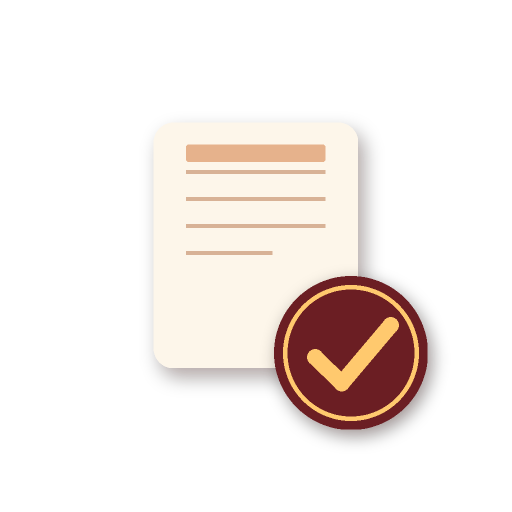
#> input picture mobile/assets/dashboard-pattern-tile.png, 1024 x 1024 px (shown at 1/2 size)
$ python -i preprocessing.py   (imports and definitions only)
#> lines starting #> are read from the running program, lines starting #| are printed output that depends on the picture; after the words box and inside, x2 and y2 are one past the last pixel; in counts of white or black regions, pixels touching at a corner belong together
"""
Preprocessing Service — Phase 2 Revisions.

Handles:
1. EXIF orientation correction (via PIL/Pillow).
2. Constraining contour detection within the expanded Region of Interest (ROI) hint.
3. OpenCV booklet cover contour detection.
4. Validation checks (Area >= 20%, Aspect Ratio 1.2–1.7, Brightness Variance >= 15.0).
5. Four-point perspective warp.
6. Deskewing (residual small tilt correction).
7. Contrast enhancement (CLAHE).
8. Graceful fallback on detection/validation failures with debug logging.
"""
from __future__ import annotations

import logging
import os
import shutil
from pathlib import Path
from typing import Tuple, Optional

import cv2
import numpy as np
from PIL import Image, ImageOps

logger = logging.getLogger("asa.preprocessing")


# ─── Perspective Warp Helpers ────────────────────────────────────────────────

# [48 lines left out: functions order_points, four_point_transform, not called in this run]


# ─── Deskew Helper ───────────────────────────────────────────────────────────

def deskew_image(image: np.ndarray) -> np.ndarray:
    """
    Detects small residual rotation tilts using the text binarization lines
    and rotates the image if the angle falls between 0.5 and 10.0 degrees.
    """
    gray = cv2.cvtColor(image, cv2.COLOR_BGR2GRAY)
    gray = cv2.bitwise_not(gray)
    thresh = cv2.threshold(gray, 0, 255, cv2.THRESH_BINARY | cv2.THRESH_OTSU)[1]

    # Grab coords of all non-zero pixels
    coords = np.column_stack(np.where(thresh > 0))
    if len(coords) == 0:
        return image

    angle = cv2.minAreaRect(coords)[-1]

    # Normalise angle to [-45, 45] range
    if angle < -45:
        angle = -(90 + angle)
    else:
        angle = -angle

    # Rotate only if rotation is noticeable but within bounds of residual skew
    if 0.5 <= abs(angle) <= 10.0:
        (h, w) = image.shape[:2]
        center = (w // 2, h // 2)
        rotation_matrix = cv2.getRotationMatrix2D(center, angle, 1.0)
        return cv2.warpAffine(
            image,
            rotation_matrix,
            (w, h),
            flags=cv2.INTER_CUBIC,
            borderMode=cv2.BORDER_REPLICATE
        )

    return image


# ─── Contrast Helper ──────────────────────────────────────────────────────────

def enhance_contrast_clahe(image: np.ndarray) -> np.ndarray:
    """
    Applies Contrast Limited Adaptive Histogram Equalization (CLAHE) on the L-channel
    in LAB color space to make handwriting more legible across varying lighting.
    """
    lab = cv2.cvtColor(image, cv2.COLOR_BGR2LAB)
    l_channel, a_channel, b_channel = cv2.split(lab)

    clahe = cv2.createCLAHE(clipLimit=2.0, tileGridSize=(8, 8))
    cl = clahe.apply(l_channel)

    enhanced_lab = cv2.merge((cl, a_channel, b_channel))
    return cv2.cvtColor(enhanced_lab, cv2.COLOR_LAB2BGR)


# ─── Contour Finder with ROI Constraint & Validation Checks ───────────────────

def find_booklet_contour(
    image: np.ndarray,
    search_area_rect: Tuple[int, int, int, int]
) -> np.ndarray | None:
    """
    Finds the largest 4-sided contour inside the designated bounding box
    of the image (defined by search_area_rect: x, y, width, height).
    """
    sx, sy, sw, sh = search_area_rect
    cropped_search = image[sy : sy + sh, sx : sx + sw]

    # Resize crop to constant height for consistent Edge/Canny behavior
    ch, cw = cropped_search.shape[:2]
    if ch == 0 or cw == 0:
        return None

    ratio = ch / 500.0
    resized = cv2.resize(cropped_search, (int(cw / ratio), 500))

    gray = cv2.cvtColor(resized, cv2.COLOR_BGR2GRAY)
    blurred = cv2.GaussianBlur(gray, (5, 5), 0)
    edged = cv2.Canny(blurred, 75, 200)

    contours, _ = cv2.findContours(edged.copy(), cv2.RETR_LIST, cv2.CHAIN_APPROX_SIMPLE)
    contours = sorted(contours, key=cv2.contourArea, reverse=True)[:5]

    for c in contours:
        peri = cv2.arcLength(c, True)
        approx = cv2.approxPolyDP(c, 0.02 * peri, True)

        if len(approx) == 4:
            # Map points back to original image scale
            pts_cropped = approx.reshape(4, 2) * ratio

            # Translate points back to full image coordinate system
            pts_full = pts_cropped + np.array([sx, sy])
            return pts_full.astype(np.int32)

    return None


# [41 lines left out: function validate_contour, not called in this run]


# ─── Main Pipeline ────────────────────────────────────────────────────────────

def preprocess_image(
    input_path: str,
    output_path: str,
    roi: Tuple[float, float, float, float] | None = None
) -> Tuple[str, Optional[str]]:
    """
    Applies the booklet image preprocessing pipeline.

    Args:
        input_path: Path of uploaded original image.
        output_path: Destination path for preprocessed image.
        roi: Optional normalized ROI coordinates (x, y, w, h) as fractions (0.0-1.0) of preview dimension.

    Returns:
        A tuple of (preprocessing_status, preprocessing_debug_reason)
        preprocessing_status can be: "success" | "fallback"
    """
#> called with output_path = 'out.png'
    input_p = Path(input_path)
    output_p = Path(output_path)
    output_p.parent.mkdir(parents=True, exist_ok=True)

    # ── 1. Correct EXIF Orientation first (using PIL) ────────────────────────
    try:
        pil_img = Image.open(input_p)
#> pil_img is the input picture: PIL image 1024x1024 RGBA; mean R, G, B, A 51.8, 44.4, 40.9, 62.1
        pil_img = ImageOps.exif_transpose(pil_img)
        cv_img = np.array(pil_img)
        if len(cv_img.shape) == 3:
            cv_img = cv2.cvtColor(cv_img, cv2.COLOR_RGB2BGR)
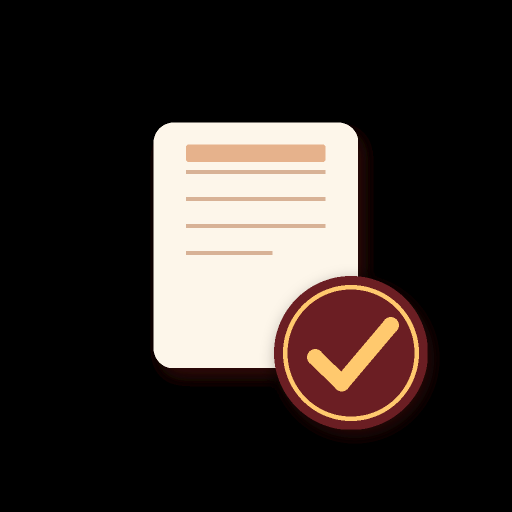
#> cv_img: shape (1024, 1024, 3) (shown at 1/2 size); mean B, G, R 40.9, 44.4, 51.8
    except Exception as e:
        logger.error(f"Failed to load image or apply EXIF correction: {e}")
        shutil.copy2(input_p, output_p)
        return "fallback", f"exif_transpose_failed ({str(e)})"

    fallback_img = cv_img.copy()
    img_h, img_w = cv_img.shape[:2]
#> img_h = 1024; img_w = 1024

    # ── 2. Determine Search Region (ROI Constraints) ─────────────────────────
    # We default to the full image coordinates as the active search region
    search_rect = (0, 0, img_w, img_h)
#> search_rect = (0, 0, 1024, 1024)
    using_roi = False

    if roi is not None:
        rx, ry, rw, rh = roi
        # Translate fractions to absolute pixel coordinates
        abs_x = int(rx * img_w)
        abs_y = int(ry * img_h)
        abs_w = int(rw * img_w)
        abs_h = int(rh * img_h)

        # Expand ROI by 15% margin on all directions per Issue 3 spec
        margin_x = int(abs_w * 0.15)
        margin_y = int(abs_h * 0.15)

        x1 = max(0, abs_x - margin_x)
        y1 = max(0, abs_y - margin_y)
        x2 = min(img_w, abs_x + abs_w + margin_x)
        y2 = min(img_h, abs_y + abs_h + margin_y)

        expanded_w = x2 - x1
        expanded_h = y2 - y1

        if expanded_w > 0 and expanded_h > 0:
            search_rect = (x1, y1, expanded_w, expanded_h)
            using_roi = True

    # ── 3. Find Contour ───────────────────────────────────────────────────────
    pts = None
    debug_reason = None

    if using_roi:
        logger.info(f"Searching for booklet contour inside expanded ROI: {search_rect}")
        pts = find_booklet_contour(cv_img, search_rect)
        if pts is not None:
            # Validate contour found inside ROI
            ok, reason, warped_crop = validate_contour(cv_img, pts, search_rect)
            if ok and warped_crop is not None:
                # Valid booklet contour found inside the ROI constraint!
                try:
                    # Apply deskew + contrast to crop
                    deskewed = deskew_image(warped_crop)
                    processed = enhance_contrast_clahe(deskewed)
                    cv2.imwrite(str(output_p), processed)
                    logger.info("Booklet cropped successfully from ROI.")
                    return "success", None
                except Exception as e:
                    debug_reason = f"processing_failed ({str(e)})"
            else:
                debug_reason = f"ROI candidate failed: {reason}"
                logger.info(f"Contour inside ROI failed sanity checks: {reason}. Falling back to full image search.")
                pts = None

    # If ROI search fails, fall back to searching the full image
    if pts is None:
        logger.info("Searching full image for booklet contour.")
        full_rect = (0, 0, img_w, img_h)
#> full_rect = (0, 0, 1024, 1024)
        pts = find_booklet_contour(cv_img, full_rect)
#> in find_booklet_contour, `resized = cv2.resize(cropped_search, (int(cw / ratio), 500))`:
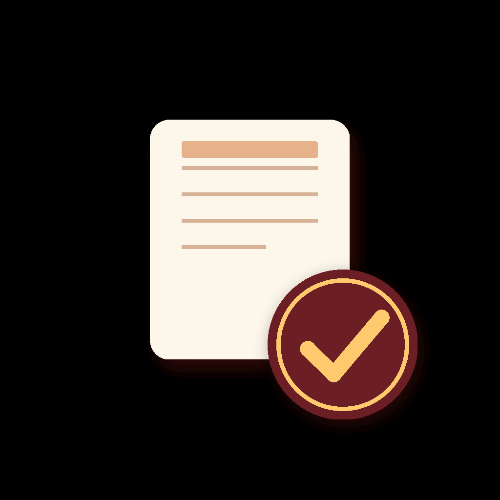
#> resized: shape (500, 500, 3); mean B, G, R 40.9, 44.3, 51.8
#> in find_booklet_contour, `gray = cv2.cvtColor(resized, cv2.COLOR_BGR2GRAY)`:
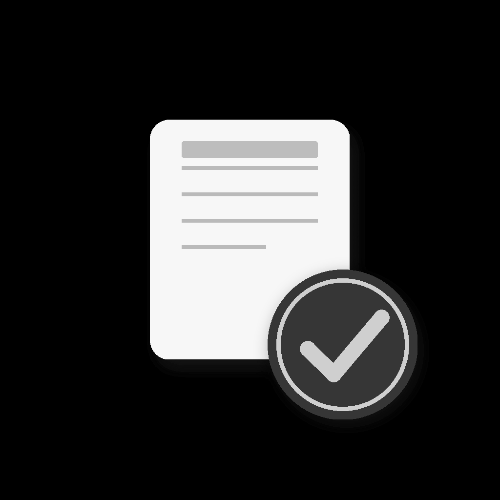
#> gray: shape (500, 500); min 0, max 247, mean 46.2
#> in find_booklet_contour, `edged = cv2.Canny(blurred, 75, 200)`:
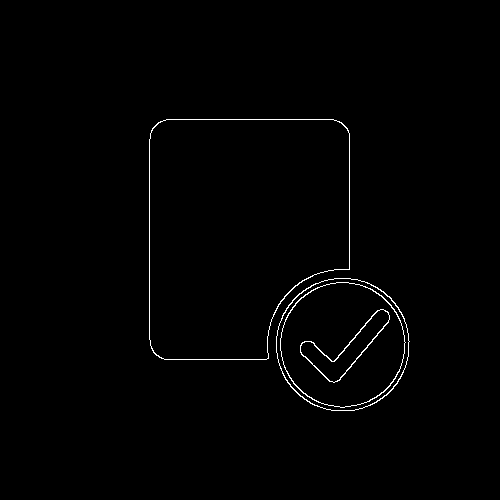
#> edged: shape (500, 500); 0.86% white in thin lines or dots, all inside (x1, y1, x2, y2) = (149, 119, 410, 411)
#> in find_booklet_contour, `contours, _ = cv2.findContours(edged.copy(), cv2.RETR_LIST, cv2.CHAIN_..`: contours = 8 contours; box (x1, y1, x2, y2) and area: (149, 119, 350, 360) 41612, (149, 119, 350, 360) 41554, (276, 278, 410, 411) 13880, (276, 278, 410, 411) 13766, (280, 282, 406, 408) 12154, (280, 282, 406, 408) 12046, (300, 309, 390, 383) 1965, (300, 309, 390, 383) 1820
#> in find_booklet_contour, `contours = sorted(contours, key=cv2.contourArea, reverse=True)[:5]`: contours = 5 contours; box (x1, y1, x2, y2) and area: (149, 119, 350, 360) 41612, (149, 119, 350, 360) 41554, (276, 278, 410, 411) 13880, (276, 278, 410, 411) 13766, (280, 282, 406, 408) 12154
#> the loop in find_booklet_contour, `for c in contours:` made 5 passes
#> peri on passes 1 to 5: 834.6, 832.2, 441, 438.6, 413.9

        if pts is not None:
            ok, reason, warped_crop = validate_contour(cv_img, pts, full_rect)
            if ok and warped_crop is not None:
                try:
                    deskewed = deskew_image(warped_crop)
                    processed = enhance_contrast_clahe(deskewed)
                    cv2.imwrite(str(output_p), processed)
                    logger.info("Booklet cropped successfully from full image.")
                    return "success", None
                except Exception as e:
                    debug_reason = f"processing_failed ({str(e)})"
            else:
                debug_reason = f"Full image candidate failed: {reason}"
        else:
            debug_reason = "no_4_sided_contour_found" if not debug_reason else debug_reason

    # If all searches / validations fail, apply deskew + contrast enhancement on the fallback image itself
    # so that the resulting uploaded booklet scan is still straightened and highly legible for Claude.
    logger.warning(f"Preprocessing fallback triggered. Reason: {debug_reason}")
    try:
        deskewed = deskew_image(fallback_img)
#> in deskew_image, `gray = cv2.bitwise_not(gray)`:
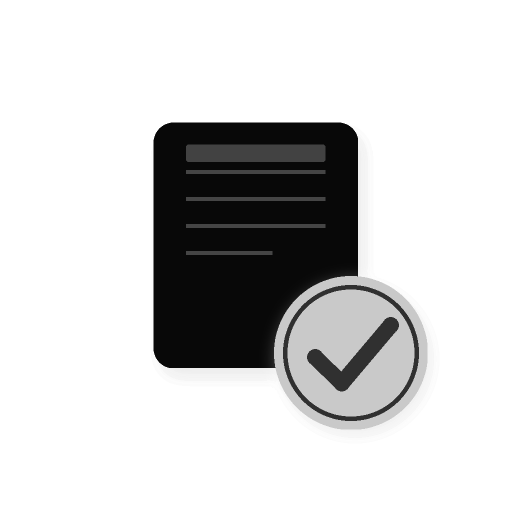
#> gray: shape (1024, 1024) (shown at 1/2 size); min 8, max 255, mean 208.7
#> in deskew_image, `thresh = cv2.threshold(gray, 0, 255, cv2.THRESH_BINARY | cv2.THRESH_OT..`:
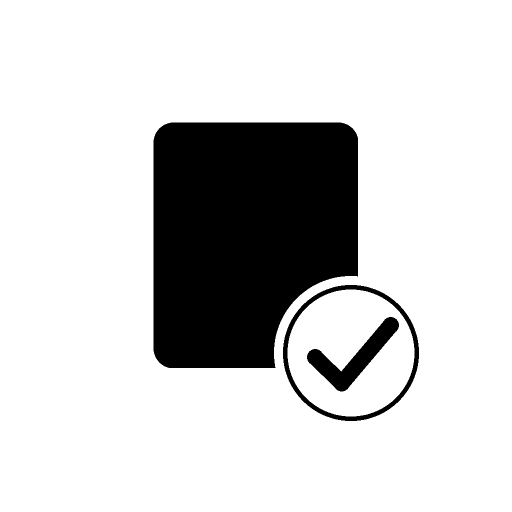
#> thresh: shape (1024, 1024) (shown at 1/2 size); 81.9% white; 3 black regions, box (x1, y1, x2, y2) and area: (307, 245, 716, 736) 174045, (614, 634, 798, 783) 8015, (566, 570, 838, 842) 7376
#> in deskew_image, `coords = np.column_stack(np.where(thresh > 0))`: coords = 859140 pairs, first value 0 to 1023, second value 0 to 1023
#> in deskew_image, `angle = cv2.minAreaRect(coords)[-1]`: angle = -90
#> in deskew_image, `angle = -(90 + angle)`: angle = 0
        processed = enhance_contrast_clahe(deskewed)
#> in enhance_contrast_clahe, `lab = cv2.cvtColor(image, cv2.COLOR_BGR2LAB)`: lab: shape (1024, 1024, 3); mean of channels 0, 1, 2 47, 130.4, 131.2
#> in enhance_contrast_clahe, `l_channel, a_channel, b_channel = cv2.split(lab)`:
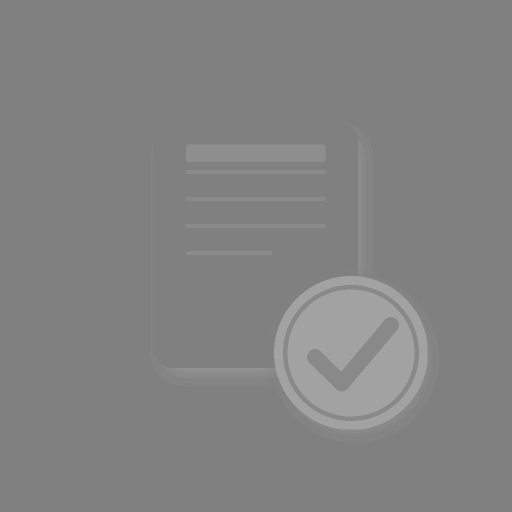
#> a_channel: shape (1024, 1024) (shown at 1/2 size); min 128, max 162, mean 130.4
#> in enhance_contrast_clahe, `enhanced_lab = cv2.merge((cl, a_channel, b_channel))`: enhanced_lab: shape (1024, 1024, 3); mean of channels 0, 1, 2 49.8, 130.4, 131.2
        cv2.imwrite(str(output_p), processed)
        logger.info("Fallback image deskewed and contrast enhanced successfully.")
    except Exception as e:
        logger.error(f"Failed to process fallback image ({e}). Writing un-processed fallback image.")
        cv2.imwrite(str(output_p), fallback_img)

    return "fallback", debug_reason

>>> result = preprocess_image('../../../mobile/assets/dashboard-pattern-tile.png', 'out.png')
